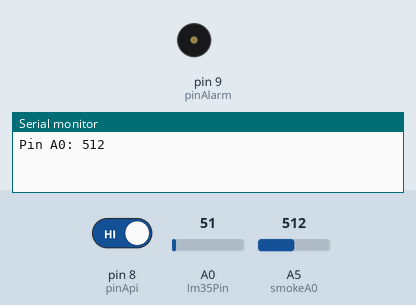
Simulated run of this sketch. Board: Arduino Uno, built with avr-gcc and run on an emulated ATmega328P. Shown: buzzer (waves = sounding), the last lines printed to the serial monitor. Inputs (shaded band) come from the test bench; at power-on: A0 (lm35Pin) = 51, pin 8 (pinApi) HIGH, A5 (smokeA0) = 512. The modem accepts every AT command (registered, SIM ready, sends succeed) and sends nothing else.

Above: at 1.3 s.
1.4 s: A0 (lm35Pin) set to 15
11.9 s: pin 8 (pinApi) driven LOW
16.9 s: pin 8 (pinApi) driven HIGH
At 25.99 s:
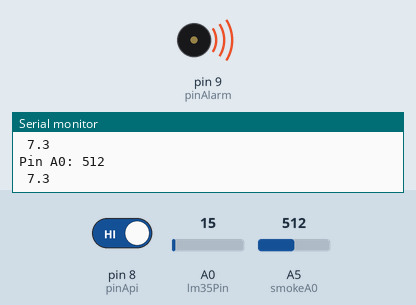
Timing chart, 0 to 32.8 s (numbered marks = the images above; inputs shaded):
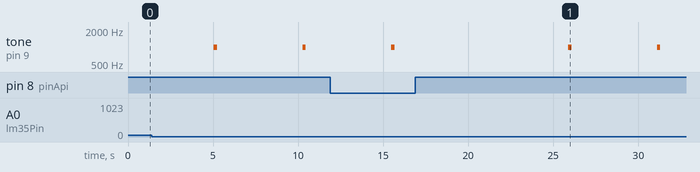

Measured:
- after the input at 16.9 s, tone on pin 9 (pinAlarm): alternates 1000 Hz for 0.20 s and silent for 5.0 s, starting after 9.0 s
- by itself, tone on pin 9 (pinAlarm): alternates 1000 Hz for 0.20 s and silent for 5.0 s

The sketch:

project_semoga_bisa.ino
```cpp
#include <SoftwareSerial.h>
#include <stdlib.h>

// inialisasi pin sensor dan alarm/buzzer
int lm35Pin = 0;
String apiKey = "Sensor_API"; // Ubah dengan API Key ente bro!
SoftwareSerial ser(10, 11); // RX, TX
const int pinApi = 8;
const int pinAlarm = 9;
const int smokeA0 = A5;

// inialisasi variabel data
int data;
int dataAsap;
//Nilai threshold
int sensorThres = 100;


// ----------- program default/setting awal ----------- //
void setup()
{
 // inialisasi status I/O pin

 pinMode(pinApi, INPUT); // pin sebagai input
 pinMode(smokeA0, INPUT); // pin sebagai input
 pinMode(lm35Pin, INPUT);
 pinMode(pinAlarm, OUTPUT); // pin sebagai output
 ser.begin(9600);
  ser.println("AT+RST");
 Serial.begin(57600);

}

// ----- program utama, looping/berulang terus-menerus ----- //
void loop()
{
 // variabel data adalah hasil dari pembacaan sensor
 // berupa logic LOW/HIGH
 data = digitalRead(pinApi);
 int analogSensor = analogRead(smokeA0);

 Serial.print("Pin A0: ");
 Serial.println(analogSensor);

   int val = 0;
  for(int i = 0; i < 10; i++)
  {
      val += analogRead(lm35Pin);
      delay(500);
  }
  float temp = val*50.0f/1023.0f;
  char buf[16];
  String strTemp = dtostrf(temp, 4, 1, buf);
  Serial.println(strTemp);

  String cmd = "AT+CIPSTART=\"TCP\",\"";
  cmd += "184.106.153.149"; // api.thingspeak.com
  cmd += "\",80";
  ser.println(cmd);


 // jika data pada sensor API bernilai logic LOW
 if (data == LOW)
 {
 // alarm dinyalakan
 digitalWrite(pinAlarm, HIGH);
 delay(100);
 }

// jika data Analog pada sensor Asap lebih besar dari batas
 else if (analogSensor > sensorThres)
  {
    tone(pinAlarm, 1000, 200);
    delay(100);

  }
  else if (ser.find("Error"))
  {
    Serial.println("AT+CIPSTART error");
    return;
  }

  String getStr = "GET /update?api_key=";
  getStr += apiKey;
  getStr +="&field1=";
  getStr += String(strTemp);
  getStr += "\r\n\r\n";

  cmd = "AT+CIPSEND=";
  cmd += String(getStr.length());
  ser.println(cmd);

   if(ser.find(">"))
  {
    ser.print(getStr);
  }

 // jika data tidak bernilai logic LOW
 else
 {
 // alarm dimatikan
 ser.println("AT+CIPCLOSE");
    Serial.println("AT+CIPCLOSE");
 digitalWrite(pinAlarm, LOW);
 delay(100);
 delay(1000);
 }
}
```
